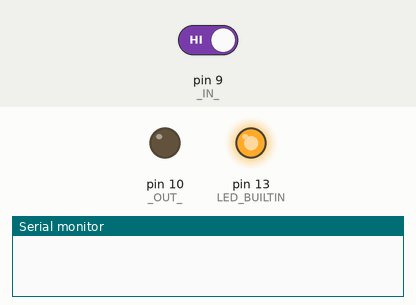
This sketch was run on a simulated Arduino Uno, built with avr-gcc and run on an emulated ATmega328P. On the bench: output pins drawn as LEDs (lit = HIGH), the last lines printed to the serial monitor. The inputs (shaded band) are chosen by the test bench; at power-on: pin 9 (_IN_) HIGH.

Above: at 1.2 s.
1.3 s: pin 9 (_IN_) driven LOW
At 2.2 s:
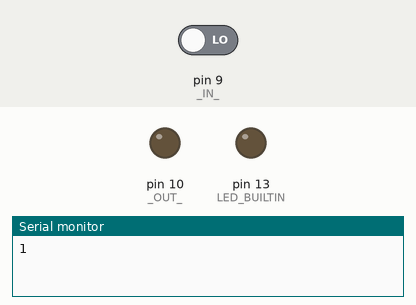
2.8 s: pin 9 (_IN_) driven HIGH
At 4.2 s:
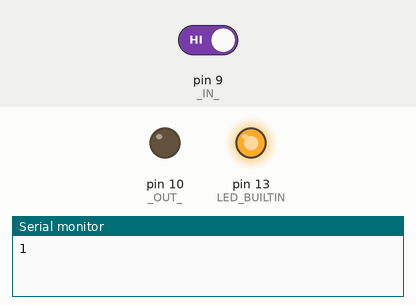
Timing chart, 0 to 5.8 s (numbered marks = the images above; inputs shaded):
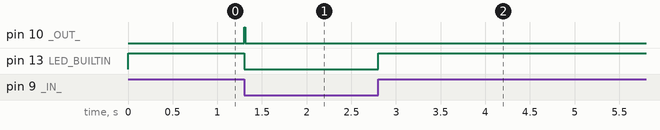

Measured:
- after the input at 1.3 s, pin 10 (_OUT_): LOW → HIGH at once, → LOW 0.01 s later; pin 13 (LED_BUILTIN): HIGH → LOW at once
- after the input at 2.8 s, pin 13 (LED_BUILTIN): LOW → HIGH at once

The sketch:

Zaderzhka.ino
```cpp
#define _IN_ 9  // Входной сигнал
#define _OUT_ 10 // Выходной сигнал
#define TimeOut 1200 // Таймаут (мс) между носителями
#define Pulse 10 // Длительность импульса
#define Delay_1 0
#define Delay_2 18
#define Delay_3 0
#define Delay_4 21


unsigned long CurrentTime = 0; // В переменной хранится время начала импульса
int Step = 0; // Номер шага

void setup() {
  // Настройка портов
  pinMode(LED_BUILTIN, OUTPUT);
  pinMode(_OUT_, OUTPUT);
  pinMode(_IN_, INPUT);
  digitalWrite(_OUT_, LOW);
  digitalWrite(LED_BUILTIN, HIGH);
  Serial.begin(57600);
}

// Главный цикл
void loop() {
  Main();
  ResetMain();
}

// Сброс на начало при длительном отсутствии сигнала
void ResetMain() {
  if (CurrentTime < millis()) {
    digitalWrite(LED_BUILTIN, HIGH);
    Step = 0;
  }
}

// Главный цикл запуска импульсов
void Main() {
  if (digitalRead(_IN_) == LOW) {
    CurrentTime = millis() + TimeOut;
    switch (Step) {
      case 0:
        digitalWrite(LED_BUILTIN, LOW);
        Serial.println(1);
        delay(Delay_1);
        PulseStart();
        Step = 10;
        break;
      case 10:
        Serial.println(2);
        delay(Delay_2);
        PulseStart();
        Step = 20;
        break;
      case 20:
        Serial.println(3);
        delay(Delay_3);
        PulseStart();
        Step = 30;
        break;
      case 30:
        Serial.println(4);
        delay(Delay_4);
        PulseStart();
        digitalWrite(LED_BUILTIN, HIGH);
        Step = 0;
        break;
      default:
        Step = 0;
    }
  }
}

// Формирователь импульсов
void PulseStart()
{
  digitalWrite(_OUT_, HIGH);
  delay(Pulse);
  digitalWrite(_OUT_, LOW);
  while (digitalRead(_IN_) == LOW);
}
```
